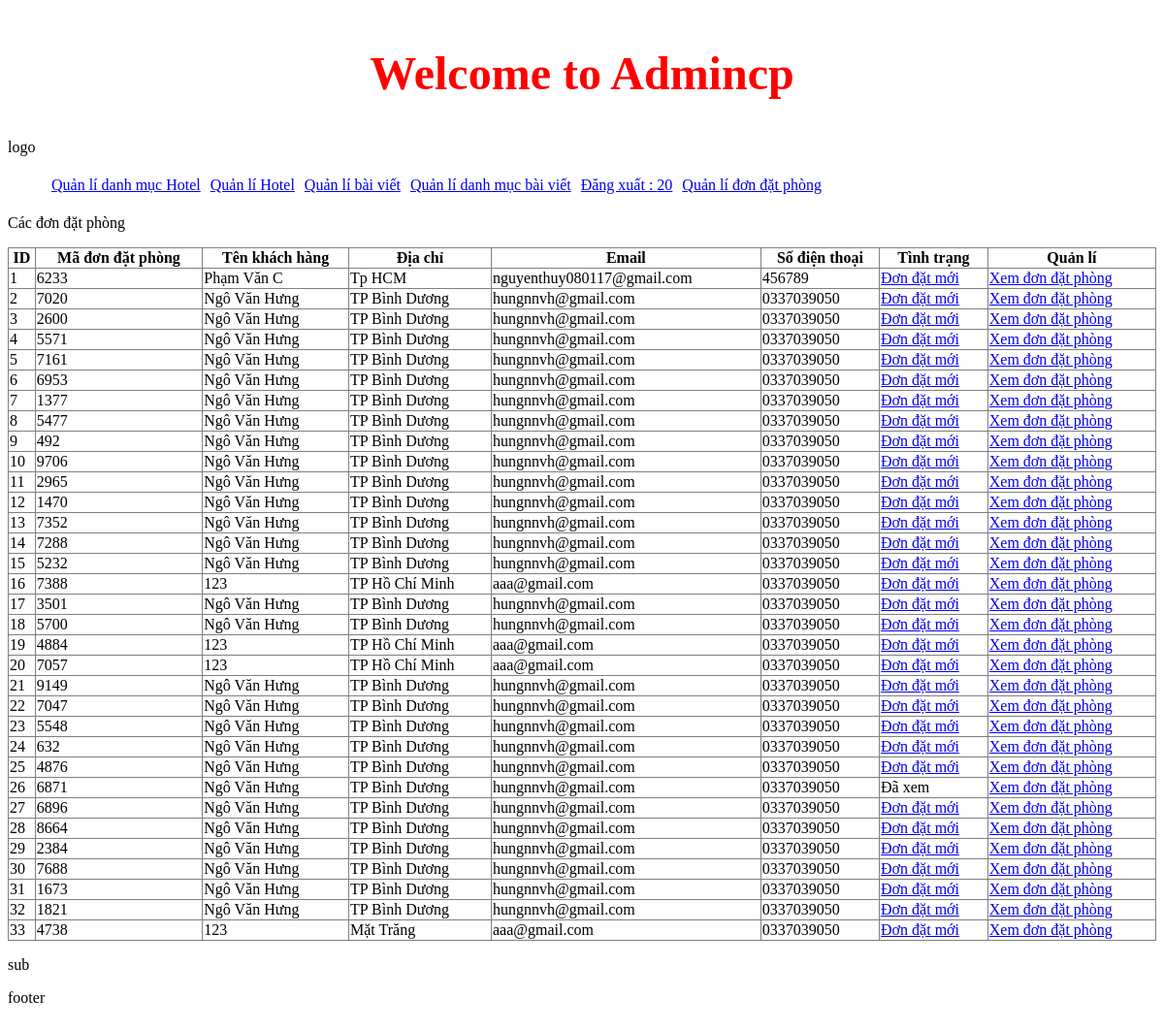
Page /admincp/index.php?action=quanlidonhang&query=lietke (signed in) on the committed database.
### tables this page shows
CREATE TABLE `tb_datphong` (
  `id_Don` int(11) NOT NULL,
  `id_khachhang` int(11) NOT NULL,
  `Code` int(11) NOT NULL,
  `Status` int(11) NOT NULL
);

CREATE TABLE `tb_khachhang` (
  `ID_Khachhang` int(11) NOT NULL,
  `Tenkhachhang` varchar(50) NOT NULL,
  `Email` varchar(50) NOT NULL,
  `Diachi` varchar(100) NOT NULL,
  `Matkhau` char(10) NOT NULL,
  `SDT` char(11) NOT NULL
);

### admincp/modules/quanlidonhang/lietke.php (the view, shortened to what this page needs)
<?php
	$sql_lietke_dp="SELECT * FROM tb_datphong,tb_khachhang Where tb_datphong.id_khachhang = tb_khachhang.ID_Khachhang ORDER BY tb_datphong.id_Don DESC";
	$query_lietke_dp= mysqli_query($mysqli,$sql_lietke_dp);
 ?>
<p>Các đơn đặt phòng</p>
<table border="1" width="100%" style="border-collapse: collapse;">
  <tr>
  	<th>ID </th>
    <th>Mã đơn đặt phòng</th>
    <th>Tên khách hàng</th>
    <th>Địa chỉ</th>
    <th>Email</th>
    <th>Số điện thoại</th>
    <th>Tình trạng</th>
    <th>Quản lí</th>
  </tr>
<?php
$i = 0;
while ($row = mysqli_fetch_array($query_lietke_dp)){
	$i++;
 ?>
  <tr>
  	<td> <?php echo $i ?></td>
    <td><?php echo $row['Code']?></td>
    <td><?php echo $row['Tenkhachhang']?></td>
    <td><?php echo $row['Diachi']?></td>
    <td><?php echo $row['Email']?></td>
    <td><?php echo $row['SDT']?></td>
    <td><?php if($row['Status']==1){
    				echo '<a href="modules/quanlidonhang/Xuli.php?code='.$row['Code'].'">Đơn đặt mới</a>';
    			}else
    				echo 'Đã xem';
     ?></td>
    <td>
    		<a href="index.php?action=donhang&query=xemdonhang&code=<?php echo $row['Code'] ?>">Xem đơn đặt phòng</a>
    </td>
  </tr>
<?php } ?>
</table>

### rows in the picture
tb_datphong: Code "6233", id_khachhang.Tenkhachhang "Phạm Văn C", id_khachhang.Diachi "Tp HCM", id_khachhang.Email "nguyenthuy080117@gmail.com", id_khachhang.SDT "456789"
tb_datphong: Code "7020", id_khachhang.Tenkhachhang "Ngô Văn Hưng", id_khachhang.Diachi "TP Bình Dương", id_khachhang.Email "hungnnvh@gmail.com", id_khachhang.SDT "0337039050"
tb_datphong: Code "2600", id_khachhang.Tenkhachhang "Ngô Văn Hưng", id_khachhang.Diachi "TP Bình Dương", id_khachhang.Email "hungnnvh@gmail.com", id_khachhang.SDT "0337039050"
tb_datphong: Code "5571", id_khachhang.Tenkhachhang "Ngô Văn Hưng", id_khachhang.Diachi "TP Bình Dương", id_khachhang.Email "hungnnvh@gmail.com", id_khachhang.SDT "0337039050"
tb_datphong: Code "7161", id_khachhang.Tenkhachhang "Ngô Văn Hưng", id_khachhang.Diachi "TP Bình Dương", id_khachhang.Email "hungnnvh@gmail.com", id_khachhang.SDT "0337039050"
tb_datphong: Code "6953", id_khachhang.Tenkhachhang "Ngô Văn Hưng", id_khachhang.Diachi "TP Bình Dương", id_khachhang.Email "hungnnvh@gmail.com", id_khachhang.SDT "0337039050"
tb_datphong: Code "1377", id_khachhang.Tenkhachhang "Ngô Văn Hưng", id_khachhang.Diachi "TP Bình Dương", id_khachhang.Email "hungnnvh@gmail.com", id_khachhang.SDT "0337039050"
tb_datphong: Code "5477", id_khachhang.Tenkhachhang "Ngô Văn Hưng", id_khachhang.Diachi "TP Bình Dương", id_khachhang.Email "hungnnvh@gmail.com", id_khachhang.SDT "0337039050"
tb_datphong: Code "492", id_khachhang.Tenkhachhang "Ngô Văn Hưng", id_khachhang.Diachi "TP Bình Dương", id_khachhang.Email "hungnnvh@gmail.com", id_khachhang.SDT "0337039050"
tb_datphong: Code "9706", id_khachhang.Tenkhachhang "Ngô Văn Hưng", id_khachhang.Diachi "TP Bình Dương", id_khachhang.Email "hungnnvh@gmail.com", id_khachhang.SDT "0337039050"
tb_datphong: Code "2965", id_khachhang.Tenkhachhang "Ngô Văn Hưng", id_khachhang.Diachi "TP Bình Dương", id_khachhang.Email "hungnnvh@gmail.com", id_khachhang.SDT "0337039050"
tb_datphong: Code "1470", id_khachhang.Tenkhachhang "Ngô Văn Hưng", id_khachhang.Diachi "TP Bình Dương", id_khachhang.Email "hungnnvh@gmail.com", id_khachhang.SDT "0337039050"
tb_datphong: Code "7352", id_khachhang.Tenkhachhang "Ngô Văn Hưng", id_khachhang.Diachi "TP Bình Dương", id_khachhang.Email "hungnnvh@gmail.com", id_khachhang.SDT "0337039050"
tb_datphong: Code "7288", id_khachhang.Tenkhachhang "Ngô Văn Hưng", id_khachhang.Diachi "TP Bình Dương", id_khachhang.Email "hungnnvh@gmail.com", id_khachhang.SDT "0337039050"
tb_datphong: Code "5232", id_khachhang.Tenkhachhang "Ngô Văn Hưng", id_khachhang.Diachi "TP Bình Dương", id_khachhang.Email "hungnnvh@gmail.com", id_khachhang.SDT "0337039050"
tb_datphong: Code "7388", id_khachhang.Tenkhachhang "123", id_khachhang.Diachi "TP Hồ Chí Minh", id_khachhang.Email "aaa@gmail.com", id_khachhang.SDT "0337039050"
tb_datphong: Code "3501", id_khachhang.Tenkhachhang "Ngô Văn Hưng", id_khachhang.Diachi "TP Bình Dương", id_khachhang.Email "hungnnvh@gmail.com", id_khachhang.SDT "0337039050"
tb_datphong: Code "5700", id_khachhang.Tenkhachhang "Ngô Văn Hưng", id_khachhang.Diachi "TP Bình Dương", id_khachhang.Email "hungnnvh@gmail.com", id_khachhang.SDT "0337039050"
tb_datphong: Code "4884", id_khachhang.Tenkhachhang "123", id_khachhang.Diachi "TP Hồ Chí Minh", id_khachhang.Email "aaa@gmail.com", id_khachhang.SDT "0337039050"
tb_datphong: Code "7057", id_khachhang.Tenkhachhang "123", id_khachhang.Diachi "TP Hồ Chí Minh", id_khachhang.Email "aaa@gmail.com", id_khachhang.SDT "0337039050"
tb_datphong: Code "9149", id_khachhang.Tenkhachhang "Ngô Văn Hưng", id_khachhang.Diachi "TP Bình Dương", id_khachhang.Email "hungnnvh@gmail.com", id_khachhang.SDT "0337039050"
tb_datphong: Code "7047", id_khachhang.Tenkhachhang "Ngô Văn Hưng", id_khachhang.Diachi "TP Bình Dương", id_khachhang.Email "hungnnvh@gmail.com", id_khachhang.SDT "0337039050"
tb_datphong: Code "5548", id_khachhang.Tenkhachhang "Ngô Văn Hưng", id_khachhang.Diachi "TP Bình Dương", id_khachhang.Email "hungnnvh@gmail.com", id_khachhang.SDT "0337039050"
tb_datphong: Code "632", id_khachhang.Tenkhachhang "Ngô Văn Hưng", id_khachhang.Diachi "TP Bình Dương", id_khachhang.Email "hungnnvh@gmail.com", id_khachhang.SDT "0337039050"
tb_datphong: Code "4876", id_khachhang.Tenkhachhang "Ngô Văn Hưng", id_khachhang.Diachi "TP Bình Dương", id_khachhang.Email "hungnnvh@gmail.com", id_khachhang.SDT "0337039050"
tb_datphong: Code "6871", id_khachhang.Tenkhachhang "Ngô Văn Hưng", id_khachhang.Diachi "TP Bình Dương", id_khachhang.Email "hungnnvh@gmail.com", id_khachhang.SDT "0337039050", Status "Đã xem"
tb_datphong: Code "6896", id_khachhang.Tenkhachhang "Ngô Văn Hưng", id_khachhang.Diachi "TP Bình Dương", id_khachhang.Email "hungnnvh@gmail.com", id_khachhang.SDT "0337039050"
tb_datphong: Code "8664", id_khachhang.Tenkhachhang "Ngô Văn Hưng", id_khachhang.Diachi "TP Bình Dương", id_khachhang.Email "hungnnvh@gmail.com", id_khachhang.SDT "0337039050"
tb_datphong: Code "2384", id_khachhang.Tenkhachhang "Ngô Văn Hưng", id_khachhang.Diachi "TP Bình Dương", id_khachhang.Email "hungnnvh@gmail.com", id_khachhang.SDT "0337039050"
tb_datphong: Code "7688", id_khachhang.Tenkhachhang "Ngô Văn Hưng", id_khachhang.Diachi "TP Bình Dương", id_khachhang.Email "hungnnvh@gmail.com", id_khachhang.SDT "0337039050"
tb_datphong: Code "1673", id_khachhang.Tenkhachhang "Ngô Văn Hưng", id_khachhang.Diachi "TP Bình Dương", id_khachhang.Email "hungnnvh@gmail.com", id_khachhang.SDT "0337039050"
tb_datphong: Code "1821", id_khachhang.Tenkhachhang "Ngô Văn Hưng", id_khachhang.Diachi "TP Bình Dương", id_khachhang.Email "hungnnvh@gmail.com", id_khachhang.SDT "0337039050"
tb_datphong: Code "4738", id_khachhang.Tenkhachhang "123", id_khachhang.Diachi "Mặt Trăng", id_khachhang.Email "aaa@gmail.com", id_khachhang.SDT "0337039050"

### other values in the picture
$_SESSION['dangnhap'] "20"
